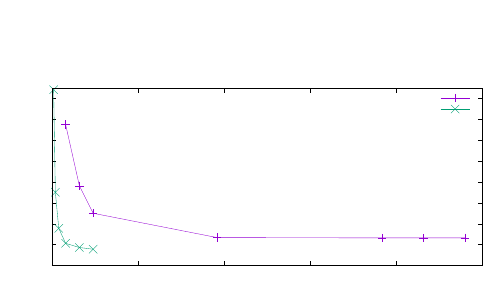

The gnuplot source for this figure:
set terminal cairolatex color
set output 'group003-gnuplottex-fig10.tex'
#set key at 15.8,41
set size 1.0,0.75
unset log
unset label
#set xtic auto offset 0,-0.5 font ",10"
#set ytic 25 font ",10"
#Set Info
set xlabel "Number of Threads"
#set xlabel offset 0,-0.5
set ylabel "Scaling Efficiency"
#set ylabel offset -1.25,0
#set xr [0.0:16.0]
set yr [0.0:1.5]
plot "./benchmarking/blocked_phi/strong/p025strong.txt" u 1:(1350.999216079712/$2/$1) t 'p = 0.025' w linespoints, \
"./benchmarking/blocked_phi/large_nodep025strong.txt" u 1:(1685.584415912628/$2/$1) t 'p = 0.025' w lp, \
